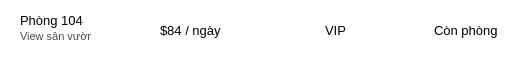
        <widget class="QFrame" name="frame_5">
         <property name="minimumSize">
          <size>
           <width>0</width>
           <height>50</height>
          </size>
         </property>
         <property name="styleSheet">
          <string notr="true">QFrame {
	background-color:white;
	border:transparent;
}</string>
         </property>
         <property name="frameShape">
          <enum>QFrame::StyledPanel</enum>
         </property>
         <property name="frameShadow">
          <enum>QFrame::Raised</enum>
         </property>
         <widget class="QLabel" name="label_22">
          <property name="geometry">
           <rect>
            <x>20</x>
            <y>0</y>
            <width>71</width>
            <height>41</height>
           </rect>
          </property>
          <property name="styleSheet">
           <string notr="true">QLabel {
	font-family: &quot;Montserrat&quot;;
	font-size:10pt;
	background-color:transparent
}</string>
          </property>
          <property name="text">
           <string>Phòng 104</string>
          </property>
         </widget>
         <widget class="QLabel" name="label_23">
          <property name="geometry">
           <rect>
            <x>20</x>
            <y>21</y>
            <width>71</width>
            <height>31</height>
           </rect>
          </property>
          <property name="styleSheet">
           <string notr="true">QLabel {
	font-family: &quot;Montserrat&quot;;
	font-size:8pt;
	background-color:transparent;
	color:#4B4B54;
}</string>
          </property>
          <property name="text">
           <string>View sân vườn</string>
          </property>
         </widget>
         <widget class="QLabel" name="label_24">
          <property name="geometry">
           <rect>
            <x>160</x>
            <y>10</y>
            <width>71</width>
            <height>41</height>
           </rect>
          </property>
          <property name="styleSheet">
           <string notr="true">QLabel {
	font-family: &quot;Montserrat&quot;;
	font-size:10pt;
	background-color:transparent
}</string>
          </property>
          <property name="text">
           <string>$84 / ngày</string>
          </property>
         </widget>
         <widget class="QLabel" name="label_25">
          <property name="geometry">
           <rect>
            <x>320</x>
            <y>10</y>
            <width>31</width>
            <height>41</height>
           </rect>
          </property>
          <property name="styleSheet">
           <string notr="true">QLabel {
	font-family: &quot;Montserrat&quot;;
	font-size:10pt;
	background-color:transparent;
	padding-left:2px
}</string>
          </property>
          <property name="text">
           <string>VIP</string>
          </property>
         </widget>
         <widget class="QLineEdit" name="lineEdit_5">
          <property name="geometry">
           <rect>
            <x>430</x>
            <y>20</y>
            <width>71</width>
            <height>20</height>
           </rect>
          </property>
          <property name="styleSheet">
           <string notr="true">QLineEdit {
	font-family: &quot;Montserrat&quot;;
	font-size:10pt;
	background-color:transparent;
	border:1px;
	padding-left:3px;
}</string>
          </property>
          <property name="text">
           <string>Còn phòng</string>
          </property>
          <property name="readOnly">
           <bool>true</bool>
          </property>
         </widget>
        </widget>
